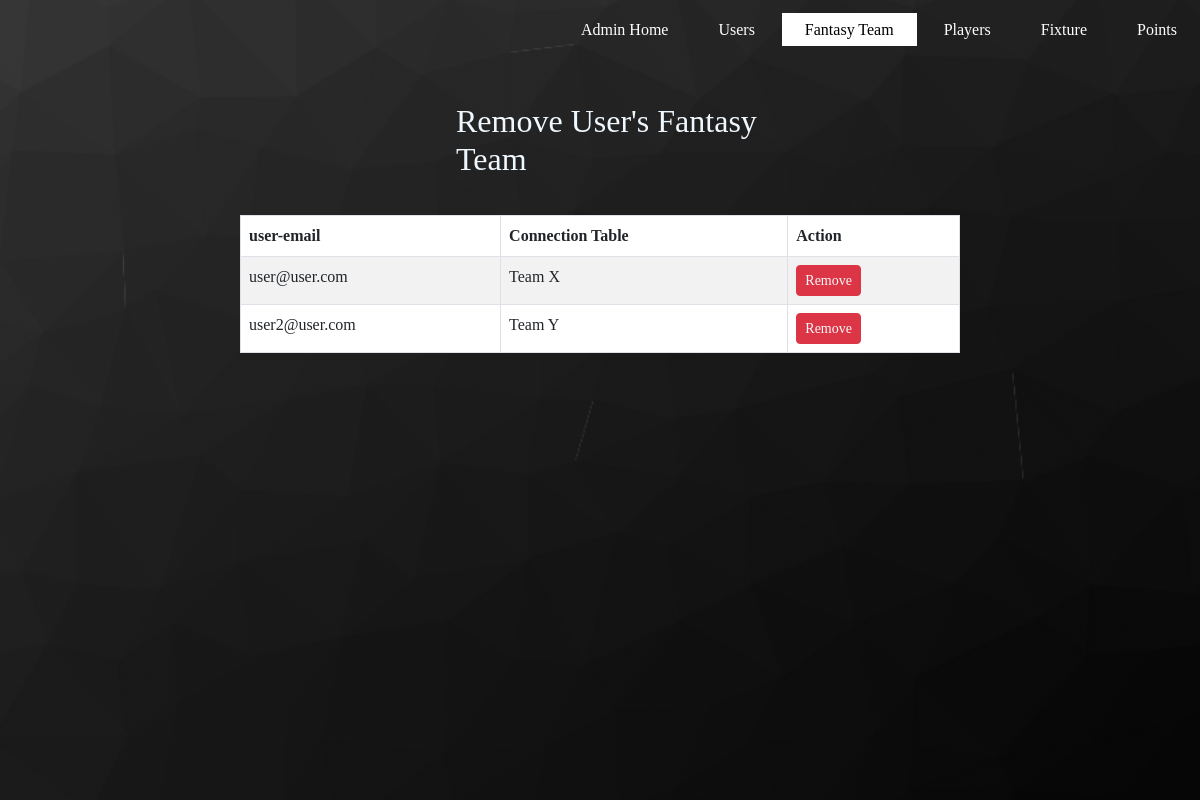
Screenshot of /fantasyadmin.php with the database file from the repository.
### tables this page shows
CREATE TABLE `userconn` (
  `email` varchar(100) NOT NULL,
  `Contab` varchar(100) NOT NULL,
  `upoints` int(100) NOT NULL DEFAULT 0
);

### fantasyadmin.php (the view, shortened to what this page needs)
<!DOCTYPE html>
<html lang="en">
<head>
    <link rel="stylesheet" href="fanadmin.css">
    <link href="https://cdn.jsdelivr.net/npm/bootstrap@5.2.0/dist/css/bootstrap.min.css" rel="stylesheet">
</head>
<body>
    <header>
        <div class="main">
            <ul>
                <li><a href="adminhome.php">Admin Home</a></li>
                <li><a href="usertest.php">Users</a></li>
                <li class="active"><a href="fantasyadmin.php">Fantasy Team</a></li>
                <li><a href="control_player.php">Players</a></li>
                <li><a href="admin_fixture.php">Fixture</a></li>
                <li><a href="Points_Room.php">Points</a></li>
            </ul>
        </div>
        <div class='bg'>
            <div class='signupFrm'>
                <h2 style='color:aliceblue;font-family:"myFirstFont"; font-weight: 200px;margin-bottom:0.5%;width:30%;margin-left:38%;margin-right:20% ; margin-top:7%'>
                        Remove User's Fantasy Team
                </h2>
                <div  style="background-color: white; margin-left:20%;margin-right:20% ; margin-top:3%">
                    <table class="table table-bordered table-striped">
                        <thead >
                            <th>user-email</th>
                            <th>Connection Table</th>
                            <th>Action</th>
                        </thead>
                        <tbody>
                            <?php
                                require_once "config.php";
                                $sql = "SELECT * FROM `userconn`;";
                                $result = mysqli_query($conn,$sql);
                                if ($result){
                                    while($row = $result->fetch_assoc()) {
                                    $email = $row['email'];
                                    $table = $row['Contab'];
                                    echo '
                                            <tr>
                                            <td>'.$row['email'].'</td>
                                            <td>'.$row['Contab'].'</td>
                                            <td>
                                                <button class="btn btn-danger btn-sm" name = "button0">
                                                    <a href = "fantasyadmin.php?email='.$email.'&Contab='.$table.'" class="text-light"  style = "text-decoration: none;">
                                                        Remove
                                                    </a>
                                                </button>
                                            </td>
                                            </tr>';
                                    }
                                }
                            ?>
                        </tbody>
                    </table>
                </div>
            </div>
        </div>
    </header>
</body>
</html>

### fanadmin.css (style rules this page uses)
* { margin: 0; padding: 0; font-family:'myFirstFont'; }
header { background-image:linear-gradient(rgba(0,0,0,0.5),rgba(0,0,0,0.5)), url(8.png); height: 100vh; background-size: cover; background-position: center; }
ul { float: right; list-style-type: none; margin-top: 25px; }
ul li { display: inline-block; }
ul li a { text-decoration: none; color: #fff; padding: 5px 20px; border: 3px solid transparent; transition: 0.6s ease; }
ul li.active a { background-color: #fff; color: #000; }
.main { max-width: 1400px; margin: auto; padding-top: 1.5%; }
.btn { border: 3px solid #fff; padding: 10px 30px; color: #fff; text-decoration: none; transition: 0.6s ease; border-radius: 25px; font-weight: bold; }

### rows the page displays
userconn: email "user@user.com", Contab "Team X"
userconn: email "user2@user.com", Contab "Team Y"
